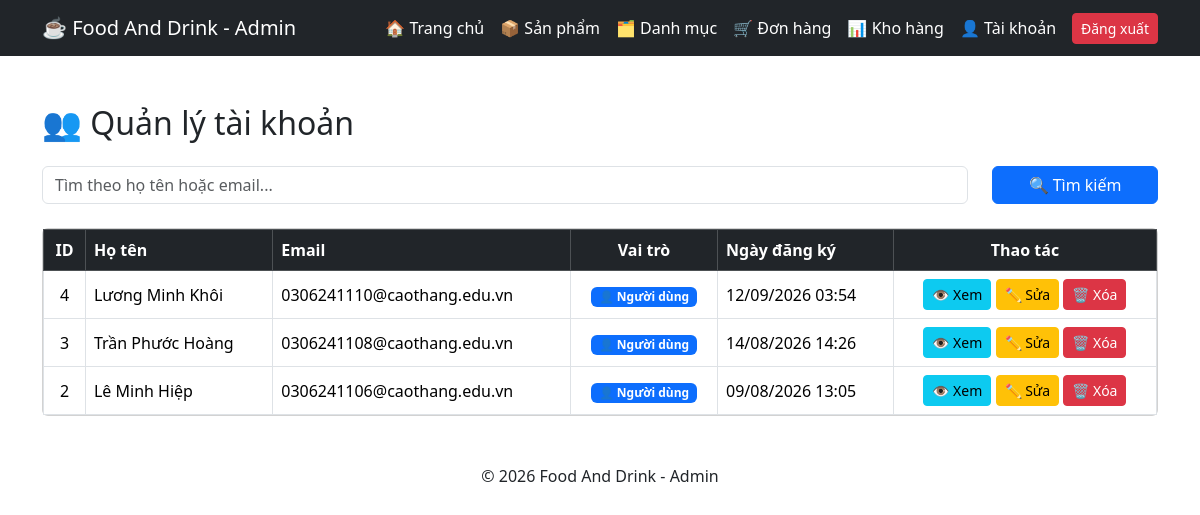
Screenshot of /admin/users.php (signed in) with the database file from the repository.
### tables this page shows
CREATE TABLE `users` (
  `id` int(11) NOT NULL,
  `fullname` varchar(100) NOT NULL,
  `email` varchar(100) NOT NULL,
  `password` varchar(255) NOT NULL,
  `role` enum('admin','user') NOT NULL DEFAULT 'user',
  `created_at` timestamp NOT NULL DEFAULT current_timestamp()
);

### admin/users.php (the view, shortened to what this page needs)
<?php
require_once "header_admin.php";
require_once "../config/database.php";
$keyword = "";
if ($keyword != "") {
    $keyword_safe = mysqli_real_escape_string(
        $conn,
        $keyword
    );
    $sql = "
        SELECT
            id,
            fullname,
            email,
            role,
            created_at
        FROM users
        WHERE fullname LIKE '%$keyword_safe%'
        OR email LIKE '%$keyword_safe%'
        ORDER BY id DESC
    ";
} else {
    $sql = "
        SELECT
            id,
            fullname,
            email,
            role,
            created_at
        FROM users
        ORDER BY id DESC
    ";
}
$result = mysqli_query($conn, $sql);
?>
<div class="container mt-5 mb-5">
    <h2 class="mb-4">
        👥 Quản lý tài khoản
    </h2>
    <form
        method="GET"
        class="row mb-4"
    >
        <div class="col-md-10">
            <input
                type="text"
                name="keyword"
                class="form-control"
                placeholder="Tìm theo họ tên hoặc email..."
                value="<?php echo htmlspecialchars($keyword); ?>"
            >
        </div>
        <div class="col-md-2">
            <button
                type="submit"
                class="btn btn-primary w-100"
            >
                🔍 Tìm kiếm
            </button>
        </div>
    </form>
    <div class="card">
        <div class="card-body p-0">
            <div class="table-responsive">
                <table
                    class="table table-bordered table-hover align-middle mb-0"
                >
                    <thead class="table-dark">
                        <tr>
                            <th class="text-center">
                                ID
                            </th>
                            <th>
                                Họ tên
                            </th>
                            <th>
                                Email
                            </th>
                            <th class="text-center">
                                Vai trò
                            </th>
                            <th>
                                Ngày đăng ký
                            </th>
                            <th class="text-center">
                                Thao tác
                            </th>
                        </tr>
                    </thead>
                    <tbody>
                    <?php
                    if (
                        $result &&
                        mysqli_num_rows($result) > 0
                    ) {
                        while (
                            $user =
                            mysqli_fetch_assoc($result)
                        ) {
                    ?>
                        <tr>
                            <td class="text-center">
                                <?php
                                echo $user['id'];
                                ?>
                            </td>
                            <td>
                                <?php
                                echo htmlspecialchars(
                                    $user['fullname']
                                );
                                ?>
                            </td>
                            <td>
                                <?php
                                echo htmlspecialchars(
                                    $user['email']
                                );
                                ?>
                            </td>
                            <td class="text-center">
                                <?php
                                if (
                                    $user['role'] == 'admin'
                                ) {
                                    echo '
                                    <span class="badge bg-danger">
                                        👑 Admin
                                    </span>';
                                } else {
                                    echo '
                                    <span class="badge bg-primary">
                                        👤 Người dùng
                                    </span>';
                                }
                                ?>
                            </td>
                            <td>
                                <?php
                                echo date(
                                    "d/m/Y H:i",
                                    strtotime(
                                        $user['created_at']
                                    )
                                );
                                ?>
                            </td>
                            <td class="text-center">
                                <a
                                    href="user_detail.php?id=<?php echo $user['id']; ?>"
                                    class="btn btn-info btn-sm"
                                >
                                    👁️ Xem
                                </a>
                                <a
                                    href="user_edit.php?id=<?php echo $user['id']; ?>"
                                    class="btn btn-warning btn-sm"
                                >
                                    ✏️ Sửa
                                </a>
                                <?php
                                if (
                                    $user['id']
                                    !=
                                    $_SESSION['admin_id']
                                ) {
                                ?>
                                    <a
                                        href="user_delete.php?id=<?php echo $user['id']; ?>"
                                        class="btn btn-danger btn-sm"
                                        onclick="
                                            return confirm(
                                                'Bạn có chắc muốn xóa tài khoản này không?'
                                            )
                                        "
                                    >
                                        🗑️ Xóa
                                    </a>
                                <?php } ?>
                            </td>
                        </tr>
                    <?php
                        }
                    } ?>
                    </tbody>
                </table>
            </div>
        </div>
    </div>
</div>
<footer class="text-center mt-5 mb-4">
    © 2026 Food And Drink - Admin
</footer>

### rows the page displays
users: id "4", fullname "Lương Minh Khôi", email "0306241110@caothang.edu.vn", role "👤 Người dùng", created_at "12/09/2026 03:54"
users: id "3", fullname "Trần Phước Hoàng", email "0306241108@caothang.edu.vn", role "👤 Người dùng", created_at "14/08/2026 14:26"
users: id "2", fullname "Lê Minh Hiệp", email "0306241106@caothang.edu.vn", role "👤 Người dùng", created_at "09/08/2026 13:05"
